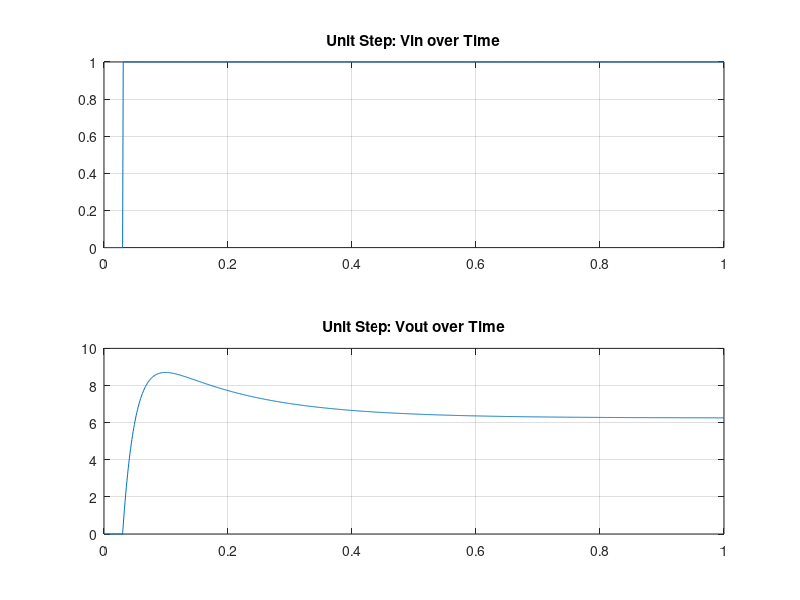
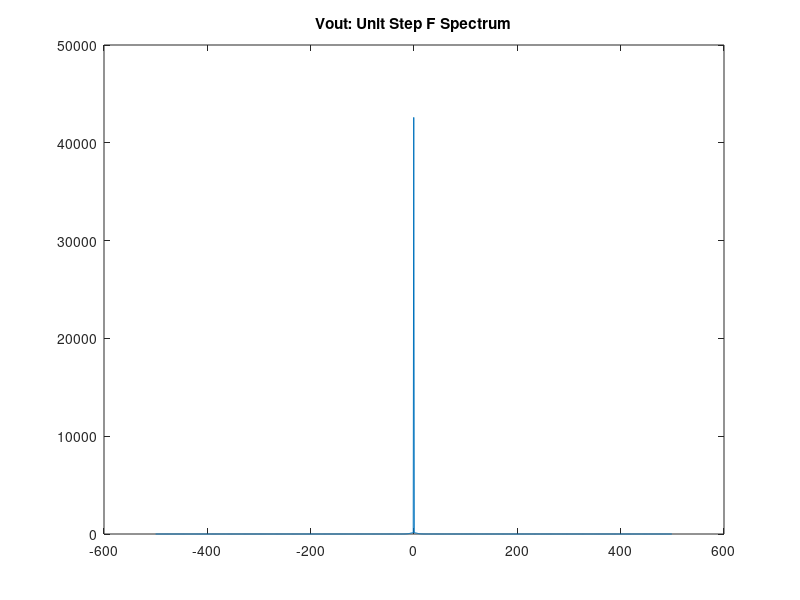
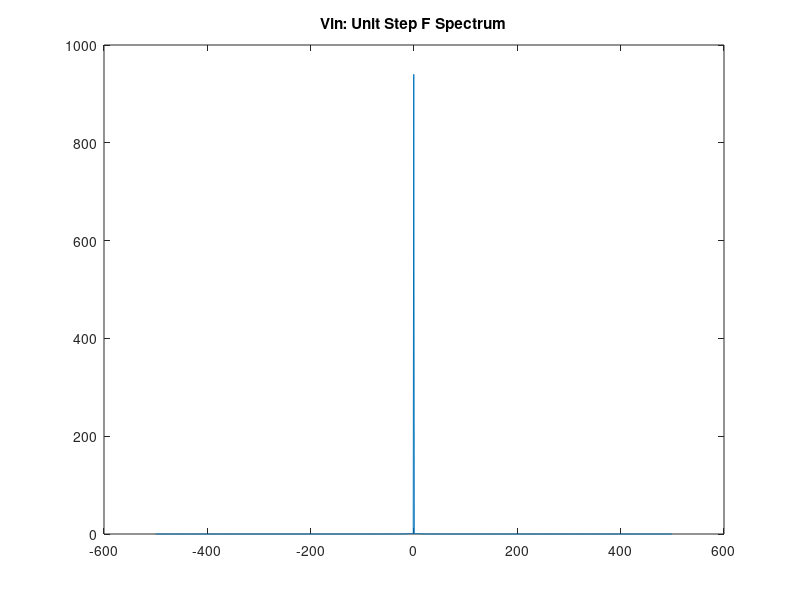
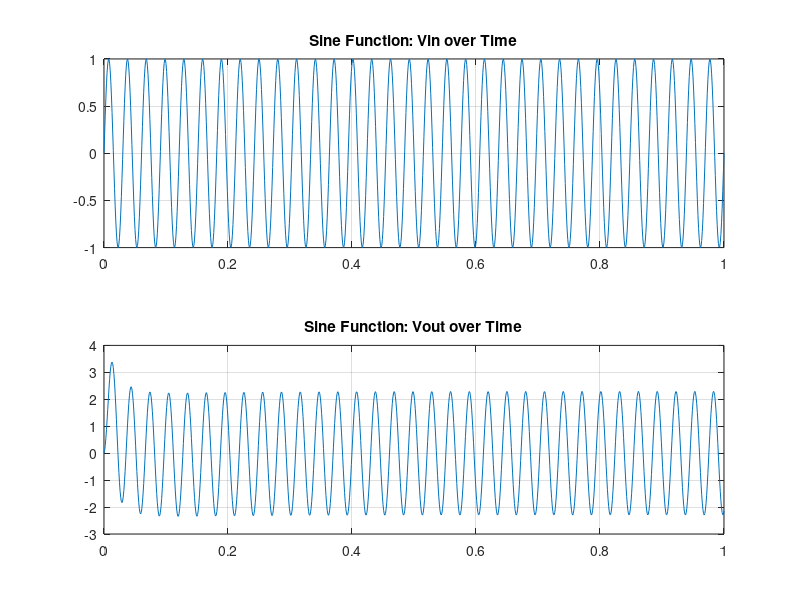

Write the MATLAB code that produced these figures, in order.
%% Assignemnt 4 Part 2: Transient Circuit Simulation
%% Part 2: Time Domain MNA Techniques

% a) This is a low pass filter. It remains a linear circuit. 
% B) We would expect low frequency signals to be transmitted with a gain,
% and higher freqeuncy signals to be attenuated.

%% Parameters
clc
G1=1/1;
C2=0.25;
G2=0.5;
L=0.2;
G3=0.1;
G4=100;
G5=1/1000;
ALPHA=100;
Vin=10;
vx=-10;

%% Constructing the C, G, and F matrices

%X=[V1 Iin V2 V3 V4 V5 IL I4]
G=[-G1,1, G1, 0,0,0,0,0; ...
    G1,0, -G1-G2,0,0,0,-1,0;...
    0,0,0,-G3,0,0,1,0;...
    0,0,1,-1,0,0,0,0;...
    0,0,0,0,0,G4,-ALPHA*G4,1;...
    0,0,0,0,0,-G4-G5,ALPHA*G4,0;...
    1,0,0,0,0,0,0,0;
    0,0,0,0,1,0,-ALPHA,0];

C = [-C2,0,C2,0,0,0,0,0;...
    C2,0,-C2,0,0,0,0,0;....
    0,0,0,0,0,0,0,0;...
    0,0,0,0,0,0,-L,0;...
    0,0,0,0,0,0,0,0;...
    0,0,0,0,0,0,0,0;...
    0,0,0,0,0,0,0,0;...
    0,0,0,0,0,0,0,0];

%% MATLAB simulation 

%time step
deltaT=0.001;

A=C/(deltaT)+G;

%% 1. Unit Step Simulation
 Vjm=[0; 0; 0; 0; 0; 0; 0; 0];

voutval=zeros(1000,1);
vinval2=zeros(1000,1);
count=1;
time=zeros(1000,1);


for t=0:deltaT:1
    if(t>0.03)
        F=[0 0 0 0 0 0 1 0];
    else
        F=[0 0 0 0 0 0 0 0];
    end
    
    time(count)=t;
    Vj=inv(A)*(C*Vjm/deltaT + F');
    voutval(count)=Vj(6);
    vinval2(count)=Vj(1);
    Vjm=Vj;
    count=count+1; 
end

figure(1)
subplot(2,1,2)
plot(time,voutval)
title('Unit Step: Vout over Time')
grid on

subplot(2,1,1)
plot(time,vinval2)
title('Unit Step: Vin over Time')
grid on

%Vout Frequency plots

fs=1000;
fvout=fft(voutval);
n=length(voutval);

Y=fftshift(fvout);
fshift = (-n/2:n/2-1)*(fs/n); % zero-centered frequency range
powershift = abs(Y).^2/n;     % zero-centered power

figure(2)
plot(fshift,powershift)
title('Vout: Unit Step F Spectrum')


%Vin

fvin=fft(vinval2);
n=length(vinval2);

Y=fftshift(fvin);
fshift = (-n/2:n/2-1)*(fs/n); % zero-centered frequency range
powershift = abs(Y).^2/n;     % zero-centered power

figure(3)
plot(fshift,powershift)
title('Vin: Unit Step F Spectrum')

%% 2. Sine Function

vx=@(t) sin(2*pi*33 *t);
Vjm=[0; 0; 0; 0; 0; 0; 0; 0];
voutval=zeros(1000,1);
vinval2=zeros(1000,1);
count=1;
time=zeros(1000,1);
    
    
     for t=0:deltaT:1
    
         time(count)=t;
         F=[0 0 0 0 0 0 vx(t) 0];
         Vj=inv(A)*(C*Vjm/deltaT + F');
         voutval(count)=Vj(6);
         vinval2(count)=Vj(1);
         Vjm=Vj;
         count=count+1;
    
      
     end
     
     figure(4)
     subplot(2,1,2)
     plot(time,voutval)
     title('Sine Function: Vout over Time')
     grid on
     
     subplot(2,1,1)
     plot(time,vinval2)
     title('Sine Function: Vin over Time')
     grid on
     
%Vout Frequency plots
  
fs=1000;
fvout=fft(voutval);
n=length(voutval);
Y=fftshift(fvout);
fshift = (-n/2:n/2-1)*(fs/n); % zero-centered frequency range
powershift = abs(Y).^2 /n;     % zero-centered power

figure(5)
plot(fshift,powershift)
title('Vout: Sine F Spectrum')

%Vin

fvin=fft(vinval2);
n=length(vinval2);
Y=fftshift(fvin);
fshift = (-n/2:n/2-1)*(fs/n); % zero-centered frequency range
powershift = abs(Y).^2/n;     % zero-centered power

figure(6)
plot(fshift,powershift)
title('Vin: Sine F Spectrum')

%% 3. Gaussian Function

     vx=@(t) exp(-(1/2)*((t-0.06)/(0.03))^2);
     Vjm=[0; 0; 0; 0; 0; 0; 0; 0];
     voutval=zeros(1000,1);
     vinval2=zeros(1000,1);
     count=1;
     time=zeros(1000,1);
    
     
     for t=0:deltaT:1
    
         time(count)=t;
         F=[0 0 0 0 0 0 vx(t) 0];
         Vj=inv(A)*(C*Vjm/deltaT + F');
         voutval(count)=Vj(6);
         vinval2(count)=Vj(1);
         Vjm=Vj;
         count=count+1;
         
        
     end
     
     figure(7)
    
     subplot(2,1,2)
     plot(time,voutval)
     title('Guassian Function: Vout over Time')
     grid on
     
     subplot(2,1,1)
     plot(time,vinval2)
     title('Gaussian Function: Vin over Time')
     grid on
     
%Vout Frequency plots
fs=1000;
fvout=fft(voutval);
n=length(voutval);
Y=fftshift(fvout);
 fshift = (-n/2:n/2-1)*(fs/n); % zero-centered frequency range
 powershift = abs(Y).^2/n;     % zero-centered power

 figure(8)
plot(fshift,powershift)
title('Vout: Gaussian F Spectrum')


%Vin

fvin=fft(vinval2);
n=length(vinval2);
t=(0:n-1)*(fs/n);
power = abs(fvin).^2 / n;
 Y=fftshift(fvin);
 fshift = (-n/2:n/2-1)*(fs/n); % zero-centered frequency range
 powershift = abs(Y).^2/n;     % zero-centered power

 figure(9)
plot(fshift,powershift)
title('Vin: Gaussian F Spectrum')      
        

%% 4. Sine Function (Small and Large Time Steps)

% smaller time step first
deltaT=0.001;

A=C/(deltaT)+G;
vx=@(t) sin(2*pi*33 *t);
Vjm=[0; 0; 0; 0; 0; 0; 0; 0];
voutvalsmall=zeros(1000,1);
vinval2small=zeros(1000,1);
count=1;
timesmall=zeros(1000,1);
    
    
     for t=0:deltaT:1
    
         timesmall(count)=t;
         F=[0 0 0 0 0 0 vx(t) 0];
         Vj=inv(A)*(C*Vjm/deltaT + F');
         voutvalsmall(count)=Vj(6);
         vinval2small(count)=Vj(1);
         Vjm=Vj;
         count=count+1;
    
      
     end
 
% larger time step

deltaT=0.01;

A=C/(deltaT)+G;

vx=@(t) sin(2*pi*33 *t);
Vjm=[0; 0; 0; 0; 0; 0; 0; 0];
voutvallarge=zeros(100,1);
vinval2large=zeros(100,1);
count=1;
timelarge=zeros(100,1);
    
    
     for t=0:deltaT:1
    
         timelarge(count)=t;
         F=[0 0 0 0 0 0 vx(t) 0];
         Vj=inv(A)*(C*Vjm/deltaT + F');
         voutvallarge(count)=Vj(6);
         vinval2large(count)=Vj(1);
         Vjm=Vj;
         count=count+1;
    
      
     end
  figure(10)
     subplot(2,1,2)
     plot(timesmall,voutvalsmall)
     title('Sine Function: Vout over Small Time')
     grid on
     
     subplot(2,1,1)
     plot(timelarge,voutvallarge)
     title('Sine Function: Vin over Large Time')
     grid on
%% 5. Conclusion
% The time domain response of the circuit was observed in this module of
% the report. It can be observed in part 4 that the larger the time step
% the more distorted the output waveform appears. Therefore a smaller time
% step should be used for this analysis. 